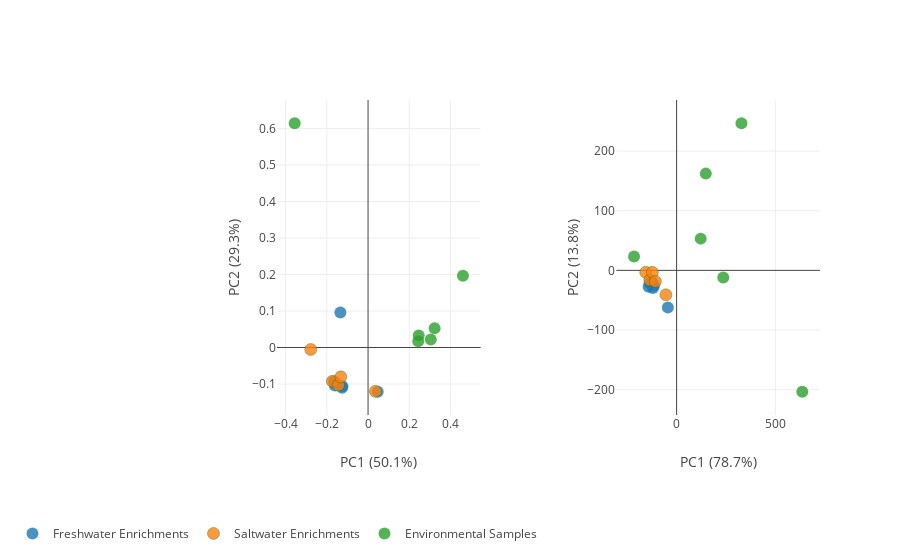

This figure's notebook cell:
### Code cell
#import cufflinks as cf
import plotly.tools as tls

# fig = tls.make_subplots(rows=1, cols=2, subplot_titles=('Bray-Curtis PCoA of GH Data', 'Euclidean PCoA of GH Data') , horizontal_spacing=0.25)
fig = tls.make_subplots(rows=1, cols=2, horizontal_spacing=0.25)


for i in range(0, 3):
    if i == 0:
        trace_B = go.Scatter(
        x=D[:6,0],
        y=D[:6,1],
        mode='markers',
        text=['FCW18b', 'FCF6TC3', 'FCP16c', 'FCS17a', 'FCX16C', 'FCR15b'],
    #     textposition='bottom',
        hoverinfo = 'text',
        name='Freshwater Enrichments',
        marker=Marker(
                size=12,
                color='#1f77b4',    
                line=Line(
                    color='rgba(217, 217, 217, 0.14)',
                    width=0.5),
                opacity=0.8))
        
        fig.append_trace(trace_B, 1, 1)
        
        trace_E = go.Scatter(
        x=D2[:6,0],
        y=D2[:6,1],
        mode='markers',
        text=['FCW18b', 'FCF6TC3', 'FCP16c', 'FCS17a', 'FCX16C', 'FCR15b'],
    #     textposition='bottom',
        hoverinfo = 'text',
        name='Freshwater Enrichments',
        marker=Marker(
                size=12,
                color='#1f77b4',
                line=Line(
                    color='rgba(217, 217, 217, 0.14)',
                    width=0.5),
                opacity=0.8))
        
        trace_E['showlegend'] = False
        
        fig.append_trace(trace_E, 1, 2)
        
    elif i == 1:
        
        trace_B = go.Scatter(
        x=D[6:11,0],
        y=D[6:11,1],
        mode='markers',
        text=['SCB14c', 'SCR11c', 'SCD17c', 'SCQ17a', 'SCH14a'],
    #     textposition='bottom',
        hoverinfo = 'text',
        name='Saltwater Enrichments',
        marker=Marker(
                size=12,
                color='#ff7f0e',
                line=Line(
                    color='green',
                    width=0.5),
                opacity=0.8))
        
        fig.append_trace(trace_B, 1, 1)
        
        trace_E = go.Scatter(
        x=D2[6:11,0],
        y=D2[6:11,1],
        mode='markers',
        text=['SCB14c', 'SCR11c', 'SCD17c', 'SCQ17a', 'SCH14a'],
    #     textposition='bottom',
        hoverinfo = 'text',
        name='Saltwater Enrichments',
        marker=Marker(
                size=12,
                color='#ff7f0e',
                line=Line(
                    color='green',
                    width=0.5),
                opacity=0.8))
        
        trace_E['showlegend'] = False
        
        fig.append_trace(trace_E, 1, 2)
        
    elif i == 2:
        trace_B = go.Scatter(
        x=D[11:,0],
        y=D[11:,1],
        mode='markers',
        text = ['45591', '66722', '148651', '145604', '66718', '55268'],
    #     textposition='bottom',
        hoverinfo = 'text',
        name='Environmental Samples',
        marker=Marker(
                size=12,
                color='#2ca02c',
                line=Line(
                    color='rgba(217, 217, 217, 0.14)',
                    width=0.5),
                opacity=0.8))
        
        fig.append_trace(trace_B, 1, 1)
        
        trace_E = go.Scatter(
        x=D2[11:,0],
        y=D2[11:,1],
        mode='markers',
        text = ['45591', '66722', '148651', '145604', '66718', '55268'],
    #     textposition='bottom',
        hoverinfo = 'text',
        name='Environmental Samples',
        marker=Marker(
                size=12,
                color='#2ca02c',
                line=Line(
                    color='rgba(217, 217, 217, 0.14)',
                    width=0.5),
                opacity=0.8))
        
        trace_E['showlegend'] = False
        
        fig.append_trace(trace_E, 1, 2)
        
        
fig['layout']['xaxis1'].update(title='PC1 (50.1%)')
fig['layout']['xaxis2'].update(title='PC1 (78.7%)')
fig['layout']['yaxis1'].update(title='PC2 (29.3%)')
fig['layout']['yaxis2'].update(title='PC2 (13.8%)')
fig['layout']['legend'].update(orientation="h")
fig['layout']['legend'].update(xanchor = "center")
# fig['layout']['legend'].update(x = 0.45)
fig['layout']['legend'].update(y = -0.33)
      
iplot(fig)

#save fig with custom size: 500 X 800

### Figure 1 — Plotly figure (JSON) as saved in the notebook; plotly's stock layout.template omitted (floating-point values rounded to 4 significant figures)
{"data": [{"hoverinfo": "text", "marker": {"color": "#1f77b4", "line": {"color": "rgba(217, 217, 217, 0.14)", "width": 0.5}, "opacity": 0.8, "size": 12}, "mode": "markers", "name": "Freshwater Enrichments", "text": ["FCW18b", "FCF6TC3", "FCP16c", "FCS17a", "FCX16C", "FCR15b"], "type": "scatter", "x": [-0.1343, -0.1656, -0.1259, 0.04695, -0.1244, -0.1611], "xaxis": "x1", "y": [0.09627, -0.09345, -0.1106, -0.1213, -0.1061, -0.1042], "yaxis": "y1"}, {"hoverinfo": "text", "marker": {"color": "#1f77b4", "line": {"color": "rgba(217, 217, 217, 0.14)", "width": 0.5}, "opacity": 0.8, "size": 12}, "mode": "markers", "name": "Freshwater Enrichments", "showlegend": false, "text": ["FCW18b", "FCF6TC3", "FCP16c", "FCS17a", "FCX16C", "FCR15b"], "type": "scatter", "x": [-121.6, -136.2, -120.5, -44.4, -114.7, -141.8], "xaxis": "x2", "y": [-20.81, -21.41, -29.51, -62.38, -26.22, -27.36], "yaxis": "y2"}, {"hoverinfo": "text", "marker": {"color": "#ff7f0e", "line": {"color": "green", "width": 0.5}, "opacity": 0.8, "size": 12}, "mode": "markers", "name": "Saltwater Enrichments", "text": ["SCB14c", "SCR11c", "SCD17c", "SCQ17a", "SCH14a"], "type": "scatter", "x": [-0.278, -0.1731, -0.1431, 0.0354, -0.1321], "xaxis": "x1", "y": [-0.00533, -0.09243, -0.1027, -0.1201, -0.08044], "yaxis": "y1"}, {"hoverinfo": "text", "marker": {"color": "#ff7f0e", "line": {"color": "green", "width": 0.5}, "opacity": 0.8, "size": 12}, "mode": "markers", "name": "Saltwater Enrichments", "showlegend": false, "text": ["SCB14c", "SCR11c", "SCD17c", "SCQ17a", "SCH14a"], "type": "scatter", "x": [-156.1, -135.9, -122.9, -54.2, -107.5], "xaxis": "x2", "y": [-3.255, -16.1, -3.27, -40.95, -18.66], "yaxis": "y2"}, {"hoverinfo": "text", "marker": {"color": "#2ca02c", "line": {"color": "rgba(217, 217, 217, 0.14)", "width": 0.5}, "opacity": 0.8, "size": 12}, "mode": "markers", "name": "Environmental Samples", "text": ["45591", "66722", "148651", "145604", "66718", "55268"], "type": "scatter", "x": [-0.356, 0.4604, 0.2457, 0.323, 0.2435, 0.3043], "xaxis": "x1", "y": [0.6148, 0.1964, 0.03326, 0.05297, 0.01692, 0.02222], "yaxis": "y1"}, {"hoverinfo": "text", "marker": {"color": "#2ca02c", "line": {"color": "rgba(217, 217, 217, 0.14)", "width": 0.5}, "opacity": 0.8, "size": 12}, "mode": "markers", "name": "Environmental Samples", "showlegend": false, "text": ["45591", "66722", "148651", "145604", "66718", "55268"], "type": "scatter", "x": [-215.6, 636.9, 147.9, 328.4, 121.9, 236.4], "xaxis": "x2", "y": [23.31, -203.5, 162.2, 246.7, 53.21, -11.99], "yaxis": "y2"}], "layout": {"legend": {"orientation": "h", "xanchor": "center", "y": -0.33}, "xaxis1": {"anchor": "y1", "domain": [0, 0.375], "title": "PC1 (50.1%)"}, "xaxis2": {"anchor": "y2", "domain": [0.625, 1], "title": "PC1 (78.7%)"}, "yaxis1": {"anchor": "x1", "domain": [0, 1], "title": "PC2 (29.3%)"}, "yaxis2": {"anchor": "x2", "domain": [0, 1], "title": "PC2 (13.8%)"}}}
